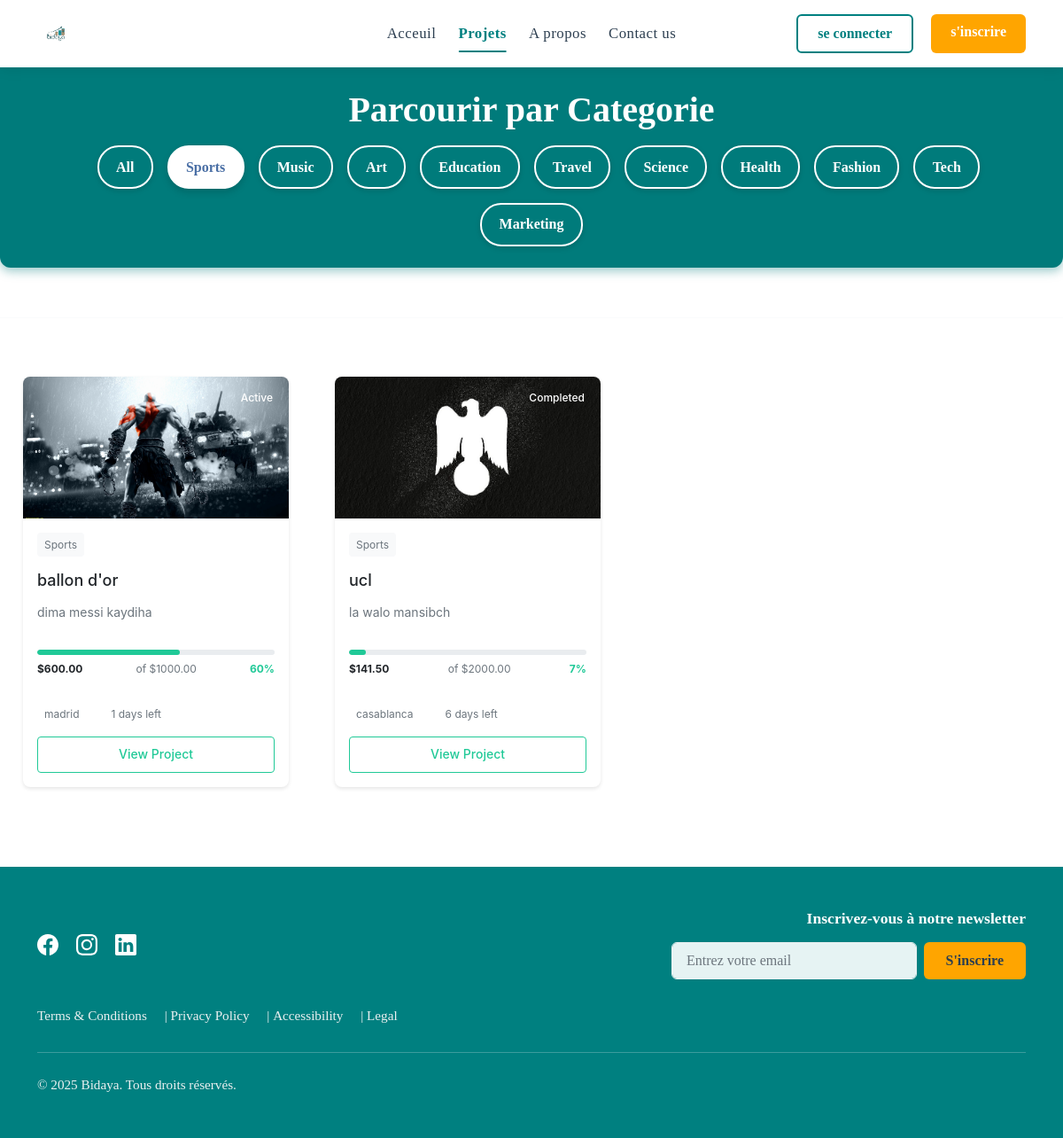
The app's page /projects/?category=Sports with its own data.
### base/models.py (models this page shows, shortened)
class Category(models.Model):
    name = models.CharField(max_length=100, unique=True)

class Project(models.Model):
    class Status(models.TextChoices):
        DRAFT = 'DR', 'Draft'
        ACTIVE = 'AC', 'Active'
        FUNDED = 'FU', 'Funded'
        COMPLETED = 'CO', 'Completed'
        CANCELLED = 'CA', 'Cancelled'
    creator = models.ForeignKey(
        Entrepreneur,
        on_delete=models.CASCADE,
        related_name='projects_created'
    )
    title = models.CharField(max_length=200)
    description = models.TextField()
    category = models.ManyToManyField(Category)
    image = models.ImageField(upload_to='project_images/', blank=True, null=True)
    goal_amount = models.DecimalField(
        max_digits=12,
        decimal_places=2,
        validators=[MinValueValidator(0.01)]
    )
    status = models.CharField(
        max_length=2,
        choices=Status.choices,
        default=Status.DRAFT
    )
    location = models.CharField(max_length=200)
    deadline = models.DateTimeField()
    created_at = models.DateTimeField(auto_now_add=True)
    updated_at = models.DateTimeField(auto_now=True)
    investors = models.ManyToManyField(
        Investor,
        through='Investment',
        related_name='projects_invested'
    )
    @property
    def days_remaining(self):
        return (self.deadline - timezone.now()).days if self.deadline else 0
    @property
    def current_amount(self):
        investment_sum = self.investment_set.aggregate(total=models.Sum('amount'))['total'] or 0
        donation_sum = self.donation_set.aggregate(total=models.Sum('amount'))['total'] or 0
        return investment_sum + donation_sum

### base/views.py (the view)
# urls.py: path('projects/', Projects, name='projects'),
def Projects(request):
    category_name = request.GET.get('category')
    categories = Category.objects.all()
    projects = Project.objects.all()
    selected_category = None
    if category_name:
        try:
            selected_category = Category.objects.get(name=category_name)
            projects = projects.filter(category=selected_category)
        except Category.DoesNotExist:
            selected_category = None
    context = {
        'title': 'Projects | BIDAYA',
        'projects': projects,
        'categories': categories,
        'selected_category': selected_category,
    }
    return render(request, 'base/projects.html', context)

### base/templates/base/projects.html (shortened to what this page needs)
{% extends 'base/base.html' %}
{% load static %}
{% block content %}
<div class="projects-header">
    <h1>Parcourir par Categorie</h1>
    <div class="filter-options">
        <br>
        <a href="{% url 'projects' %}" class="filter-btn {% if not selected_category %}active{% endif %}">All</a>
        {% for category in categories %}
            <a href="?category={{ category.name }}" class="filter-btn {% if selected_category and selected_category.name == category.name %}active{% endif %}">{{ category.name }}</a>
        {% endfor %}
    </div>
</div>
<hr>
<div class="projects-container">
    <div class="projects-grid">
        {% for project in projects %}
            {% include 'base/includes/card.html' with project=project %}
        {% empty %}
            <div class="no-projects">
                <p>No projects found matching your criteria.</p>
            </div>
        {% endfor %}
    </div>
</div>
{% endblock %}

### base/templates/base/base.html (shortened to what this page needs)
{% load static %}
<!DOCTYPE html>
<html lang="en">
<head>
    <link href="https://cdn.jsdelivr.net/npm/bootstrap@5.0.2/dist/css/bootstrap.min.css" rel="stylesheet" />
    <link rel="stylesheet" href="{% static 'base/css/home.css' %}" />
    <link rel="stylesheet" href="{% static 'base/css/navbar.css' %}" />
    <link rel="stylesheet" href="{% static 'base/css/base.css' %}" />
    <link rel="stylesheet" href="{% static 'base/css/footer.css' %}" />
    <link rel="stylesheet" href="{% static 'base/css/projects.css' %}" />
    <link rel="stylesheet" href="{% static 'base/css/cards.css' %}" />
</head>
<body>
{% include 'base/navbar.html' %}
{% block content %}
{% endblock %}
{% include 'base/footer.html' %}
</body>

### base/templates/base/navbar.html (shortened to what this page needs)
{% load static %}
<nav class="navbar navbar-expand-lg navbar-light sticky-top">
    <div class="container">
        <a class="navbar-brand" href="{% url 'home' %}">
            <img src="{% static 'base/images/logo.png' %}" alt="BIDAYA Logo" />
        </a>
        <div class="collapse navbar-collapse" id="navbarNav">
            <ul class="navbar-nav">
                <li class="nav-item"><a class="nav-link {% if request.resolver_match.url_name == 'home' %}active{% endif %}" href="{% url 'home' %}">Acceuil</a></li>
                <li class="nav-item"><a class="nav-link {% if request.resolver_match.url_name == 'projects' %}active{% endif %}" href="{% url 'projects' %}">Projets</a></li>
                <li class="nav-item"><a class="nav-link {% if request.resolver_match.url_name == 'about' %}active{% endif %}" href="{% url 'about' %}">A propos</a></li>
                <li class="nav-item"><a class="nav-link {% if request.resolver_match.url_name == 'contact' %}active{% endif %}" href="{% url 'contact' %}">Contact us</a></li>
            </ul>
            <div class="auth-buttons">
                <a href="{% url 'login'%}" class="btn btn-outline-primary me-2" id="login-button">se connecter</a>
                <a href="{% url 'register'%}" class="btn btn-primary" id="sign-in-button">s'inscrire</a>
            </div>
        </div>
    </div>
</nav>

### base/templates/base/includes/card.html (shortened to what this page needs)
<div class="project-card">
    <div class="card-image">
        {% if project.image %}
            <img src="{{ project.image.url }}" alt="{{ project.title }}">
        {% else %}
            <div class="no-image">No Image</div>
        {% endif %}
        <div class="card-status {{ project.status|lower }}">{{ project.get_status_display }}</div>
    </div>
    <div class="card-content">
        <div class="card-categories">
            {% for category in project.category.all %}
                <span class="category-tag">{{ category.name }}</span>
            {% endfor %}
        </div>
        <h3 class="card-title">{{ project.title }}</h3>
        <p class="card-description">{{ project.description|truncatechars:100 }}</p>
        <div class="card-progress">
            {% widthratio project.current_amount project.goal_amount 100 as progress_width %}
            <div class="progress-bar">
                <div class="progress-fill" data-progress="{{ progress_width }}"></div>
            </div>
            <div class="progress-stats">
                <span class="amount-raised">${{ project.current_amount|floatformat:2 }}</span>
                <span class="goal-amount">of ${{ project.goal_amount|floatformat:2 }}</span>
                <span class="percentage">{{ progress_width }}%</span>
            </div>
        </div>
        <div class="card-meta">
            <div class="meta-item">
                <span>{{ project.location }}</span>
            </div>
            <div class="meta-item">
                <span>{{ project.days_remaining }} days left</span>
            </div>
        </div>
        <a href="{% url 'entrepreneur_project_detail' project.id %}" class="card-button">View Project</a>
    </div>
</div>

### base/templates/base/footer.html (shortened to what this page needs)
{% load static %}
<footer class="footer" id="footer-section">
    <div class="container">
        <div class="row align-items-center">
            <div class="col-md-6" id="social-links">
                <div class="social-links">
                    <a href="#" class="footer-link me-3" id="facebook-link">
                        <img src="{% static 'base/images/facebook.svg' %}" alt="Facebook" class="social-icon">
                    </a>
                    <a href="#" class="footer-link me-3" id="instagram-link">
                        <img src="{% static 'base/images/instagram.svg' %}" alt="Instagram" class="social-icon">
                    </a>
                    <a href="#" class="footer-link me-3" id="linkedin-link">
                        <img src="{% static 'base/images/linkedin.svg' %}" alt="LinkedIn" class="social-icon">
                    </a>
                </div>
            </div>
            <div class="col-md-6 text-end" id="newsletter-section">
                <h5 class="footer-title">Inscrivez-vous à notre newsletter</h5>
                <form method="get" class="d-flex justify-content-end" id="newsletter-form">
                    <input type="email" class="form-control me-2" placeholder="Entrez votre email" aria-label="Email" id="newsletter-email">
                    <button class="btn" type="submit" id="newsletter-submit">S'inscrire</button>
                </form>
            </div>
        </div>
        <div class="row mt-4">
            <div class="col-md-12">
                <p class="mb-4">
                    <a href="#" class="footer-link me-3" id="terms-link">Terms & Conditions</a>
                    <span>|</span>
                    <a href="#" class="footer-link me-3" id="privacy-link">Privacy Policy</a>
                    <span>|</span>
                    <a href="#" class="footer-link me-3" id="accessibility-link">Accessibility</a>
                    <span>|</span>
                    <a href="#" class="footer-link" id="legal-link">Legal</a>
                </p>
                <hr>
                <p>&copy; 2025 Bidaya. Tous droits réservés.</p>
            </div>
        </div>
    </div>
</footer>

### base/static/base/css/home.css (style rules this page uses)
:root { --primary-color: #008080; --secondary-color: #FFA500; --accent-color: #e74c3c; --light-color: #ecf0f1; --dark-color: #2c3e50; }
body { margin: 0; padding: 0; }
h1 { color: var(--primary-color); font-size: 2rem; font-weight: 700; margin: 0 0 1rem; text-align: center; }
.card-title { color: var(--primary-color); font-weight: 600; margin-bottom: 0.75rem; font-size: 1.2rem; }

### base/static/base/css/navbar.css (style rules this page uses)
:root { --primary-color: #008080; --secondary-color: #FFA500; --accent-color: #e74c3c; --light-color: #ecf0f1; --dark-color: #2c3e50; }
.navbar { background-color: white; box-shadow: 0 2px 15px rgba(0, 0, 0, 0.08); padding: 12px 0; transition: all 0.3s ease; }
.navbar-brand img { height: 42px; transition: all 0.3s ease; }
.navbar-collapse { justify-content: space-between; }
.navbar-nav { position: absolute; left: 50%; transform: translateX(-50%); gap: 25px; }
.nav-link { color: var(--dark-color) !important; font-weight: 500; font-size: 1.05rem; position: relative; padding: 8px 0 !important; transition: all 0.2s ease; letter-spacing: 0.5px; }
.nav-link.active { color: var(--primary-color) !important; font-weight: 600; }
.nav-link.active::after { content: ''; position: absolute; bottom: 0; left: 0; width: 100%; height: 2px; background-color: var(--primary-color); border-radius: 2px; }
.auth-buttons { margin-left: auto; display: flex; gap: 12px; }
#login-button { border: 2px solid var(--primary-color); color: var(--primary-color); border-radius: 6px; padding: 8px 22px; font-weight: 600; transition: all 0.3s ease; }
#sign-in-button { background-color: var(--secondary-color); color: white; border: none; border-radius: 6px; padding: 8px 22px; font-weight: 600; transition: all 0.3s ease; }

### base/static/base/css/base.css (style rules this page uses)
:root { --primary-color: #008080; --secondary-color: #FFA500; --accent-color: #e74c3c; --light-color: #ecf0f1; --dark-color: #2c3e50; }
* { box-sizing: border-box; margin: 0; padding: 0; }
body { font-family: 'Helvetica Neue, Helvetica, Arial, sans serif'; color: var(--light-color); line-height: 1.6; display: flex; flex-direction: column; min-height: 100vh; }

### base/static/base/css/footer.css (style rules this page uses)
.footer { background-color: var(--primary-color); color: var(--light-color); padding: 3rem 0 2rem; font-size: 0.95rem; }
.footer-title { color: white; font-weight: 600; margin-bottom: 1rem; font-size: 1.1rem; }
.footer-link { color: var(--light-color) !important; text-decoration: none; transition: all 0.3s ease; padding: 0.3rem 0; display: inline-block; }
.social-icon { width: 24px; height: 24px; transition: all 0.3s ease; filter: brightness(0) invert(1); }
#newsletter-form { max-width: 400px; margin-left: auto; }
#newsletter-email { background-color: rgba(255, 255, 255, 0.9); border: 1px solid var(--light-color); border-radius: 6px; padding: 0.5rem 1rem; }
#newsletter-submit { background-color: var(--secondary-color); color: var(--dark-color); font-weight: 600; border-radius: 6px; padding: 0.5rem 1.5rem; transition: all 0.3s ease; }
hr { border-color: rgba(236, 240, 241, 0.2); margin: 1.5rem 0; }

### records on screen
Category: name "Sports"
Category: name "Music"
Category: name "Art"
Category: name "Education"
Category: name "Travel"
Category: name "Science"
Category: name "Health"
Category: name "Fashion"
Category: name "Tech"
Category: name "Marketing"
Project: image (picture), status "Active", title "ballon d'or", description "dima messi kaydiha", current_amount "600.00", goal_amount "1000.00", progress_width "60", location "madrid", days_remaining "1"
Project: image (picture), status "Completed", title "ucl", description "la walo mansibch", current_amount "141.50", goal_amount "2000.00", progress_width "7", location "casablanca", days_remaining "6"
